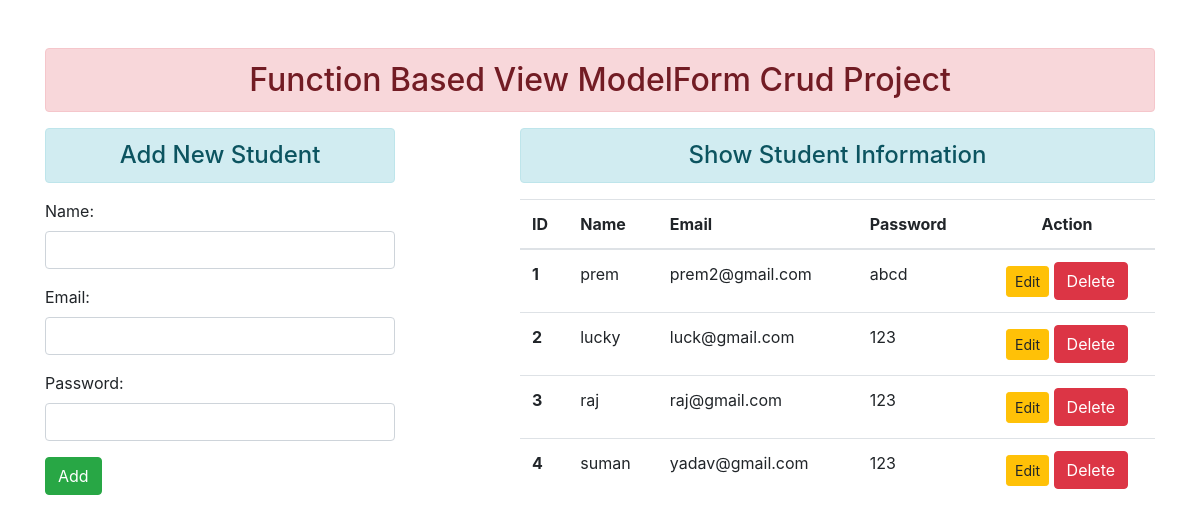
The app's page /, older data.
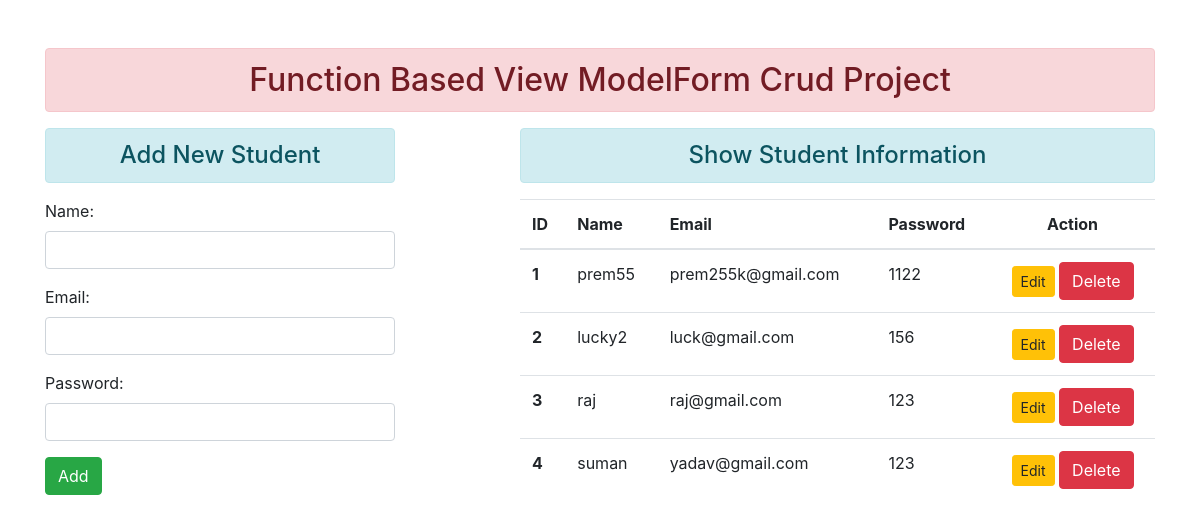
The same page, newer data.
### enroll/models.py (models this page shows)
class User(models.Model):
    name = models.CharField(max_length=70)
    email = models.EmailField(max_length=70)
    password = models.CharField(max_length=70)

### enroll/views.py (the view)
# urls.py: path('',views.add_show, name='addandshow'),
def add_show(request):
    if request.method == 'POST':
        fm = UserForm(request.POST)
        if fm.is_valid():
            nm = fm.cleaned_data['name']
            em = fm.cleaned_data['email']
            pw = fm.cleaned_data['password']
            reg = User(name=nm, email=em, password=pw)
            reg.save()
            fm = UserForm()
    else:
        fm = UserForm()
    stud = User.objects.all().values()
    return render(request, 'enroll/addandshow.html', {'form':fm, 'stu':stud})

### enroll/forms.py
class UserForm(forms.ModelForm):
    class Meta:
        model = User
        fields = ['name', 'email', 'password']
        widgets = {
            'name': forms.TextInput(attrs={'class':'form-control'}),
            'email': forms.EmailInput(attrs={'class':'form-control'}),
            'password': forms.PasswordInput(render_value=True, attrs={'class':'form-control'}),
        }

### enroll/templates/enroll/addandshow.html (shortened to what this page needs)
{% extends 'enroll/base.html' %}
{% block content %}
<div class="row">
    <div class="col-sm-4">
        <h4 class='text-center alert alert-info'>Add New Student</h4>
<form action="" method="POST">
    {{form.as_p}}
    <input type="submit" class='btn btn-success' value="Add">
</form>
    </div>
    <div class="col-sm-7 offset-1">
        <h4 class='text-center alert alert-info'>Show Student Information</h4>
        {% if stu %}
        <table class="table table-hover">
            <thead>
              <tr>
                <th scope="col">ID</th>
                <th scope="col">Name</th>
                <th scope="col">Email</th>
                <th scope="col">Password</th>
                <th scope="col" class='text-center'>Action</th>
              </tr>
            </thead>
            <tbody>
                {% for st in stu %}
              <tr>
                <th scope="row">{{st.id}}</th>
                <td>{{st.name}}</td>
                <td>{{st.email}}</td>
                <td>{{st.password}}</td>
                <td class='text-center'>
                    <a href="{% url 'updatedata' st.id %}" class='btn btn-warning btn-sm'>Edit</a>
                    <form action="{% url 'deletedata' st.id %}" method="post" class='d-inline'>
                        <input type="submit" class='btn btn-danger' value="Delete">
                    </form>
                </td>
              </tr>
              {% endfor %}
            </tbody>
          </table>
        {% else %}
            <h4 class='text-center alert alert-warning'>No Records</h4>
        {% endif %}
    </div>
</div>
{% endblock content %}

### enroll/templates/enroll/base.html (shortened to what this page needs)
{% load static %}
<!DOCTYPE html>
<html lang="en">
<head>
    <link rel="stylesheet" href="{% static 'enroll/css/bootstrap.css' %}">
</head>
<body>
    <div class="container mt-5">
        <h2 class='text-center alert alert-danger'>Function Based View ModelForm Crud Project</h2>
    {% block content %}
    {% endblock content %}
    </div>
</body>
</html>

Row changes from the older to the newer data that the page shows:
changed User id 1: name "prem" → "prem55"; email "prem2@gmail.com" → "prem255k@gmail.com"; password "abcd" → "1122"
changed User "luck@gmail.com": name "lucky" → "lucky2"; password "123" → "156"
